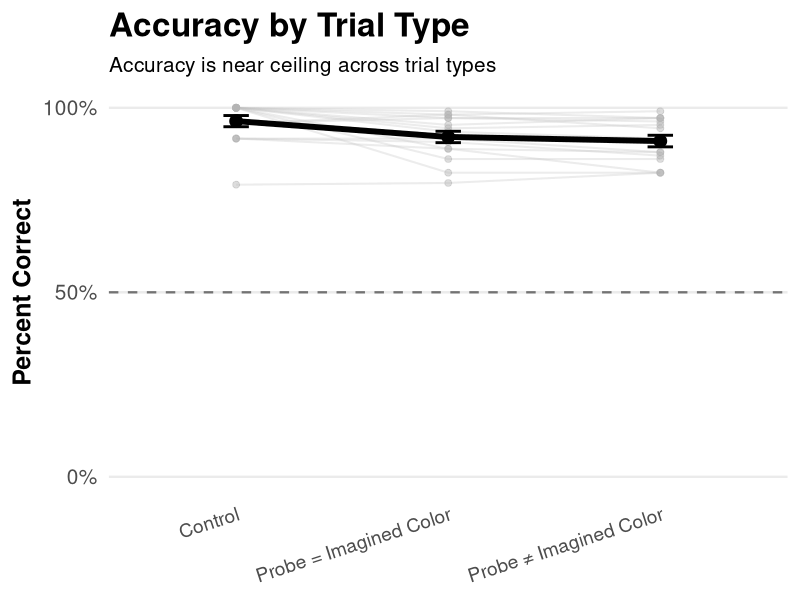

The R source for this figure:
## ---- chunk 1
library(ggplot2)
library(tidyverse)
library(scales)
library(here)
clean_data<-read_csv(here("data","clean_data.csv"))
## ---- chunk 2
plot_data <- clean_data %>%
  mutate(
    trial_type_clean = case_when(
      trial_type == "control" ~ "Control",
      trial_type == "congruent" ~ "Probe = Imagined Color",
      trial_type == "incongruent" ~ "Probe \u2260 Imagined Color",
      TRUE ~ NA_character_
    )
  ) %>%
  filter(!is.na(trial_type_clean)) %>%
  group_by(participant, trial_type_clean) %>%
  summarise(
    prop_correct = mean(correct, na.rm = TRUE),
    .groups = "drop"
  ) %>%
  mutate(
    trial_type_clean = factor(
      trial_type_clean,
      levels = c(
        "Control",
        "Probe = Imagined Color",
        "Probe \u2260 Imagined Color"
      )
    )
  )

summary_data <- plot_data %>%
  group_by(trial_type_clean) %>%
  summarise(
    mean_acc = mean(prop_correct, na.rm = TRUE),
    se = sd(prop_correct, na.rm = TRUE) / sqrt(n()),
    .groups = "drop"
  )

accuracy_plot <- ggplot(plot_data, aes(x = trial_type_clean, y = prop_correct)) +
  
  geom_line(aes(group = participant),
            color = "gray75",
            alpha = 0.3,
            linewidth = 0.7) +
  
  geom_point(aes(group = participant),
             color = "gray70",
             alpha = 0.45,
             size = 2) +
  
  geom_hline(yintercept = 0.5,
             linetype = "dashed",
             color = "gray45",
             linewidth = 0.8) +
  
  geom_line(data = summary_data,
            aes(y = mean_acc, group = 1),
            color = "black",
            linewidth = 2) +
  
  geom_errorbar(data = summary_data,
                aes(
                  y = mean_acc,
                  ymin = mean_acc - se,
                  ymax = mean_acc + se
                ),
                width = 0.12,
                linewidth = 1) +
  
  geom_point(data = summary_data,
             aes(y = mean_acc),
             size = 4,
             color = "black") +
  
  scale_y_continuous(
    limits = c(0, 1),
    breaks = c(0, 0.5, 1),
    labels = c("0%", "50%", "100%")
  ) +
  
  labs(
    title = "Accuracy by Trial Type",
    subtitle = "Accuracy is near ceiling across trial types",
    x = NULL,
    y = "Percent Correct"
  ) +
  
  theme_minimal(base_size = 18) +
  theme(
    panel.grid.minor = element_blank(),
    panel.grid.major.x = element_blank(),
    axis.text.x = element_text(size = 14, angle = 18, hjust = 1),
    axis.text.y = element_text(size = 15),
    axis.title.y = element_text(size = 18, face = "bold"),
    plot.title = element_text(face = "bold", size = 24),
    plot.subtitle = element_text(size = 15)
  )

ggsave(here("results","accuracy_plot.png"),accuracy_plot)
